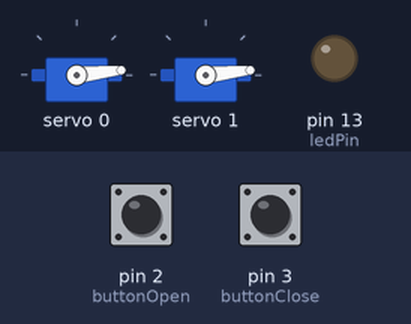
A sketch run on a simulated Arduino Uno, built with avr-gcc and run on an emulated ATmega328P. Parts: 2 × servo, output pins drawn as LEDs (lit = HIGH). Inputs (shaded band) come from the test bench; at power-on: pin 2 (buttonOpen) HIGH, pin 3 (buttonClose) HIGH.

Above: at 1.2 s.
1.3 s: pin 2 (buttonOpen) pulled LOW for 0.15 s
At 2.5 s:
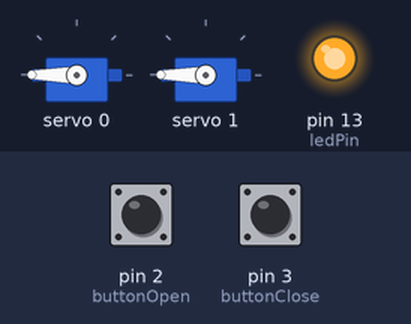
2.9 s: pin 3 (buttonClose) pulled LOW for 0.15 s
At 3.7 s:
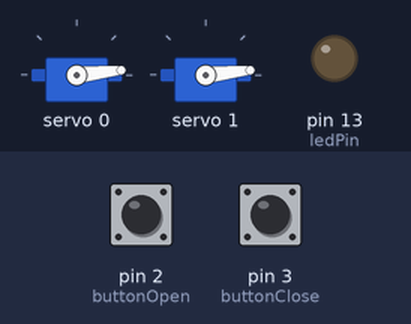
4.5 s: pin 2 (buttonOpen) pulled LOW for 1 s
At 4.9 s:
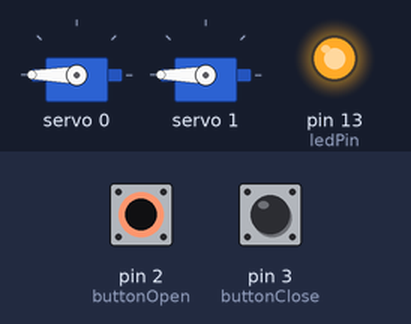
Timing chart, 0 to 7.5 s (numbered marks = the images above; inputs shaded):
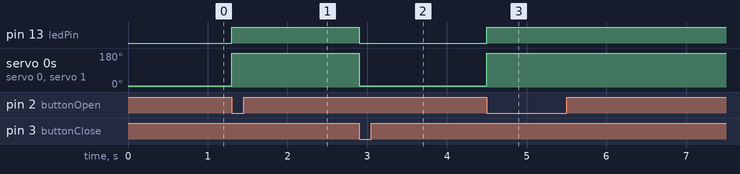

Measured:
- after the input at 1.3 s, pin 13 (ledPin): LOW → HIGH at once; servo 0, servo 1: 6° → 180° at once
- after the input at 2.9 s, pin 13 (ledPin): HIGH → LOW at once; servo 0, servo 1: 180° → 6° at once
- after the input at 4.5 s, pin 13 (ledPin): LOW → HIGH at once; servo 0, servo 1: 6° → 180° at once

The sketch:

DRSCode1.ino
```cpp
                                                             #include <Wire.h>
#include <Adafruit_PWMServoDriver.h>

Adafruit_PWMServoDriver pwm = Adafruit_PWMServoDriver();

const int buttonOpen = 2;
const int buttonClose = 3;
const int ledPin = 13;

int closedPWM = 150;  // PWM-Wert für geschlossene Position
int openPWM = 600;  // PWM-Wert für offene Position

void setup() {
  pinMode(buttonOpen, INPUT_PULLUP);
  pinMode(buttonClose, INPUT_PULLUP);
  pinMode(ledPin, OUTPUT);
  pwm.begin();
  pwm.setPWMFreq(60);  // 60 Hz
  closeSpoiler();  // Start in geschlossener Position
}

void loop() {
  if (digitalRead(buttonOpen) == LOW) {
    openSpoiler();
    delay(500);  // Entprellzeit
  }

  if (digitalRead(buttonClose) == LOW) {
    closeSpoiler();
    delay(500);  // Entprellzeit
  }
}

void openSpoiler() {
  pwm.setPWM(0, 0, openPWM);
  pwm.setPWM(1, 0, openPWM);
  digitalWrite(ledPin, HIGH);  // LED ein
}

void closeSpoiler() {
  pwm.setPWM(0, 0, closedPWM);
  pwm.setPWM(1, 0, closedPWM);
  digitalWrite(ledPin, LOW);  // LED aus
}
```
